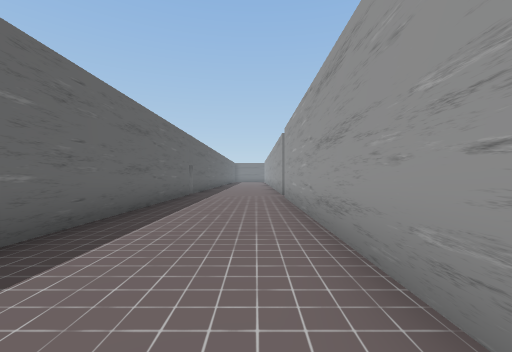
View 1 (above)

24 first-person views from a walk through a scene from a Unity 3-D project. The camera is 1.4 m above the floor, looks level and sees 90° across. Doors are open. The floor is counted in squares, 2 m on a side. Each view is taken from the middle of a square. On the plan, view 1 faces up. The plan holds only what a view shows up to about 9 squares ahead; the rest is blank. The place goes on beyond the plan. The player character is not drawn. Some surface patterns are stand-ins.

View 2
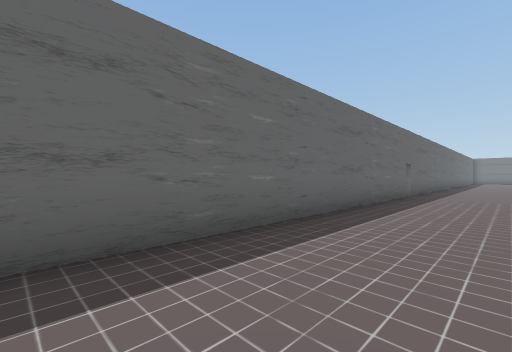

View 3
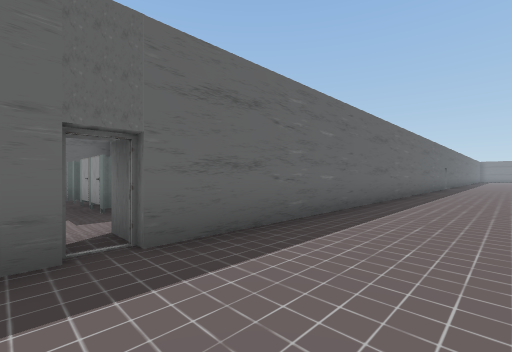

View 4
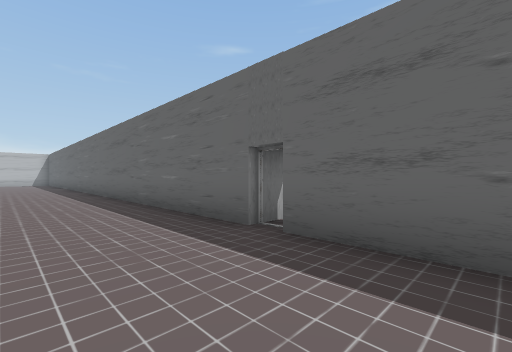

View 5
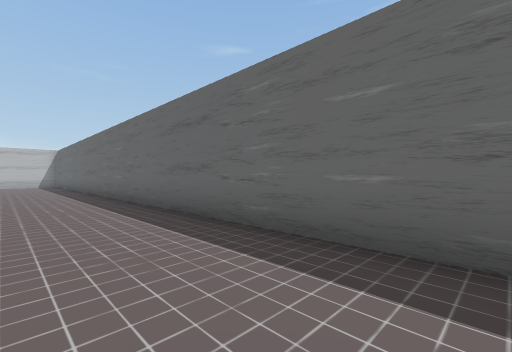

View 6
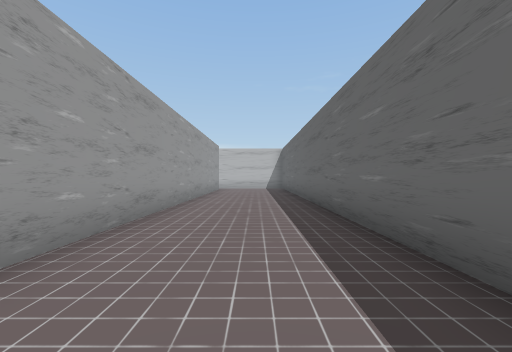

View 7
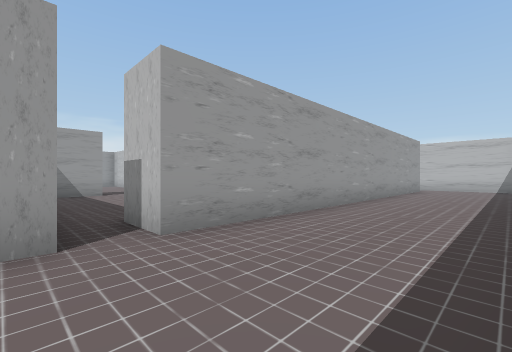

View 8
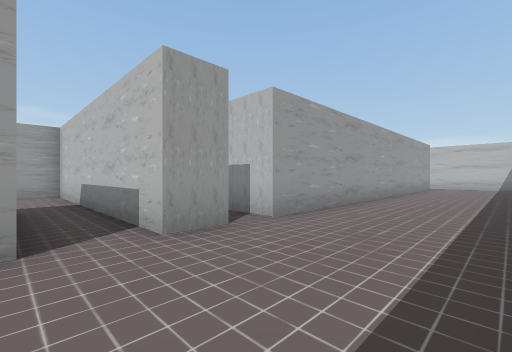

View 9
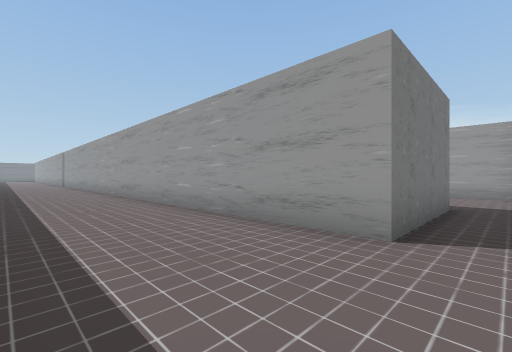

View 10
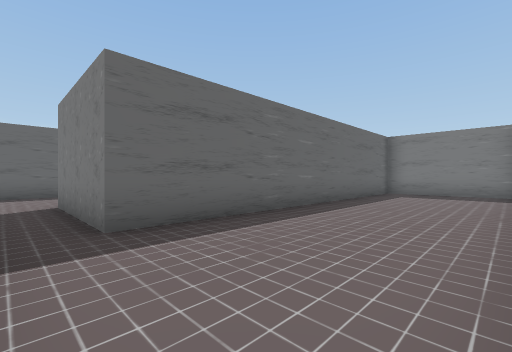

View 11
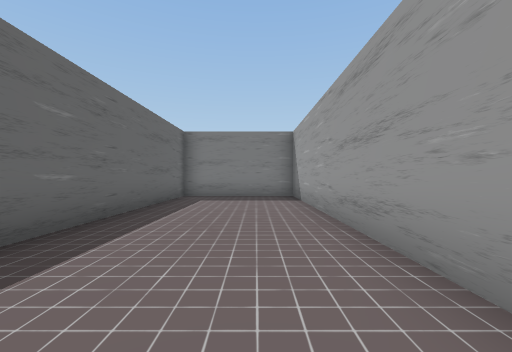

View 12
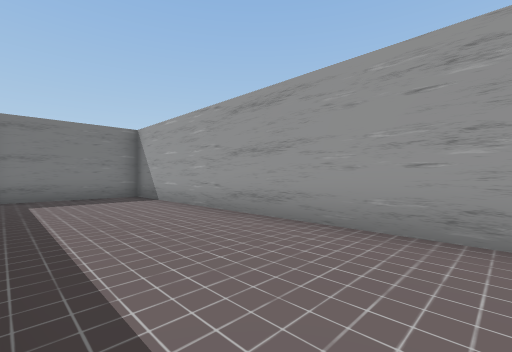

View 13
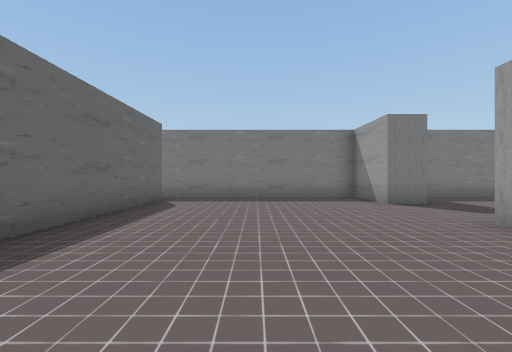

View 14
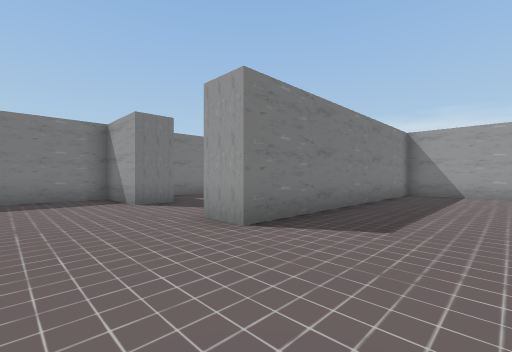

View 15
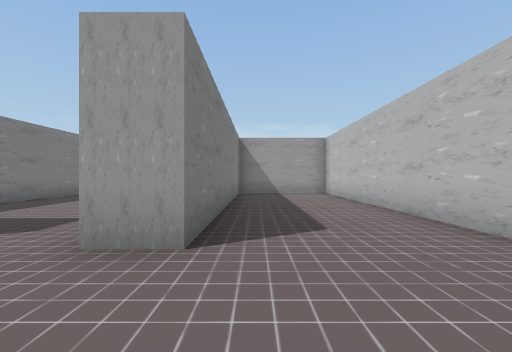

View 16
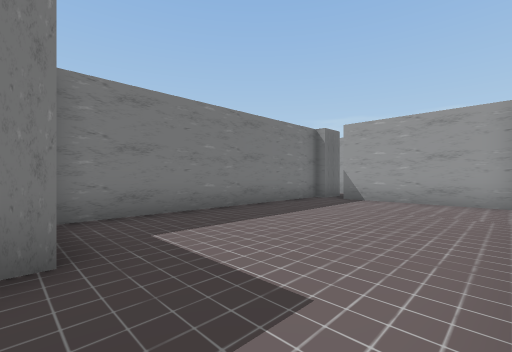

View 17
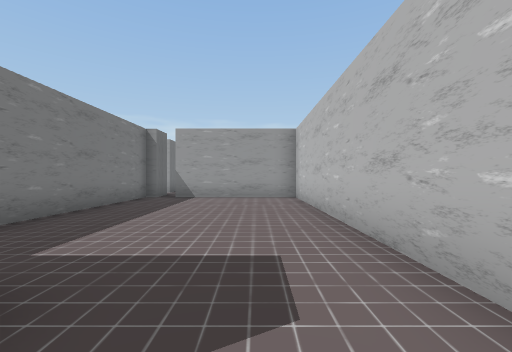

View 18
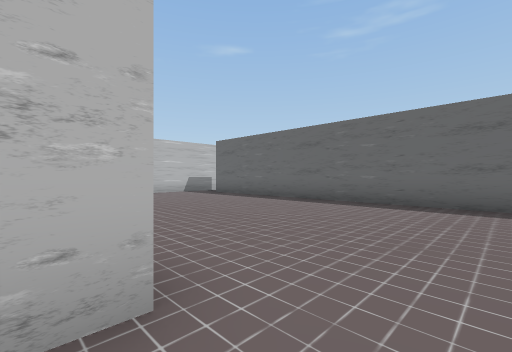

View 19
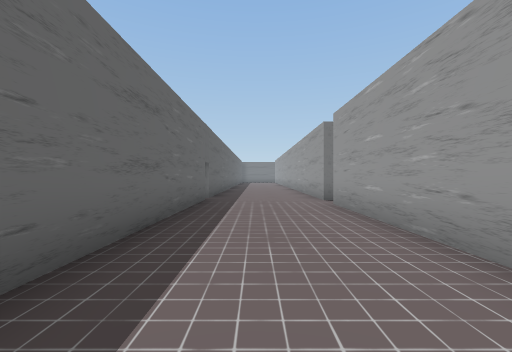

View 20
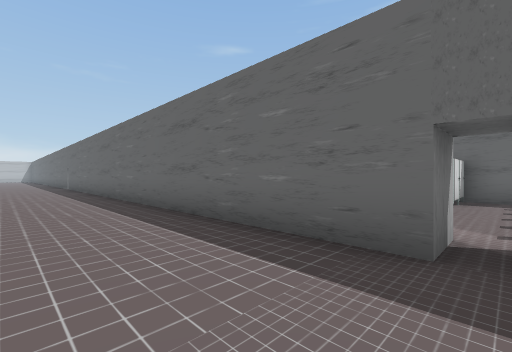

View 21
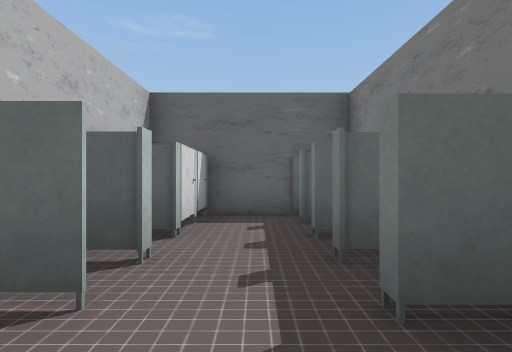

View 22
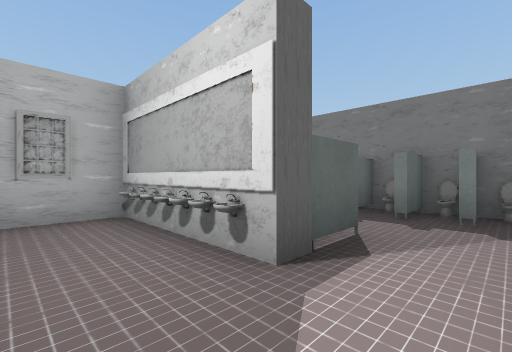

View 23
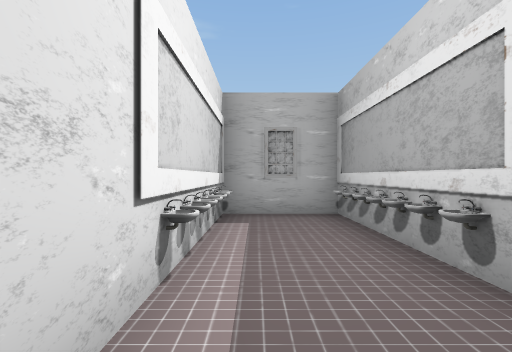

View 24
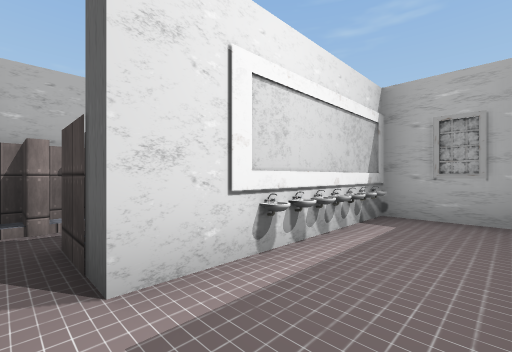

### Floor plan
Points are (right, up) in squares from view 1. A wall is a line through its corners. A room is listed if a view was taken in it or the views show most of it. See-through windows are left out.
Room 1 (views 1, 2, 3, 4, 5, 6, 7, 8, 9, 19, 20)
walls: (-2.5, -6.6) (-2.5, -22); (0.9, -11.1) (0.9, -2.1); (0.9, 0.9) (0.9, 8.4); (0.9, -13.4) (0.9, -12.4); (0.9, 9.4) (0.9, 11); (-3.5, 9.5) (-2.5, 9.5) (-2.5, -6); (0.9, -22.9) (0.9, -14.3) (2.2, -14.3); (-2.5, 11) (-2.5, 10.1)
ways out: opening at (0, -12) to room 2; opening at (1.5, -14) to room 3; opening at (-3, 10) to room 4; opening at (0, 9); open door at (-3, -6)
Room 2 (views 10, 11, 12)
walls: (0.9, -12.4) (8.3, -12.4) (8.3, -1) (4.5, -1) (4.5, -11.1) (0.9, -11.1)
ways out: opening at (0, -12) to room 1
Room 3 (views 13, 14, 15, 16, 17, 18)
walls: (9.4, -15.6) (8.3, -15.6) (8.3, -13.4) (1.8, -13.4); (8.8, -22.9) (15, -22.9); (16, -19.3) (8.3, -19.3) (8.3, -18.3) (16.4, -18.3) (16.4, -14.4); (2.2, -14.3) (2.2, -23); (16.4, -22) (16.4, -19.6); (16.5, -13.4) (9.5, -13.4)
ways out: opening at (1.5, -14) to room 1; opening at (17, -14)
Room 4 (view 21)
walls: (-8.7, 10.9) (-8.7, 9.1) (-6.9, 9.1)
ways out: opening at (-3, 10) to room 1; opening at (-4, 9) to room 5; open door at (-6, 9) to room 5; open door at (-6.7, 10.7)
Room 5 (views 22, 23, 24)
walls: (-5.5, 5.4) (-4.4, 5.4) (-4.4, 4); (-5.2, 9.1) (-5.2, 8.4); (-8.7, 7.6) (-8.7, 5.4)
ways out: opening at (-4, 9) to room 4; open door at (-6, 9) to room 4
objects: other object (-8, 5); other object (-8, 6); other object (-8, 7); other object (-7, 5); other object (-7, 6); other object (-7, 7); other object (-6, 5); sink (-6, 6); other object (-6, 7); sink (-5, 7)

Positions as (right, up) in squares from view 1, and headings:
1: (0, 0), facing up
2: (0, 0), facing up-left
3: (0, -7), facing up-left
4: (0, -4), facing down-left
5: (0, -8), facing down-left
6: (-1, -13), facing down
7: (-2, -13), facing down-right
8: (-2, -11), facing down-right
9: (-2, -12), facing up-right
10: (8, -12), facing up-left
11: (7, -10), facing up
12: (5, -10), facing up-right
13: (5, -22), facing up
14: (6, -22), facing up-right
15: (6, -20), facing right
16: (9, -18), facing up-right
17: (8, -17), facing right
18: (9, -17), facing down-left
19: (-1, 2), facing up
20: (0, 10), facing down-left
21: (-4, 10), facing left
22: (-4, 6), facing up-left
23: (-4, 6), facing left
24: (-4, 7), facing down-left
